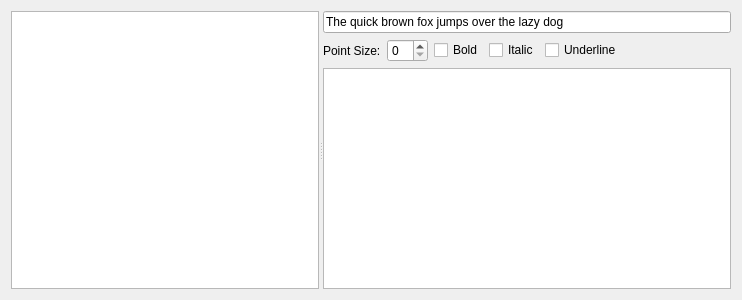
<?xml version="1.0" encoding="UTF-8"?>
<ui version="4.0">
 <class>GammaRay::FontBrowser</class>
 <widget class="QWidget" name="GammaRay::FontBrowser">
  <property name="geometry">
   <rect>
    <x>0</x>
    <y>0</y>
    <width>742</width>
    <height>300</height>
   </rect>
  </property>
  <layout class="QVBoxLayout" name="verticalLayout_15">
   <item>
    <widget class="QSplitter" name="splitter_10">
     <property name="orientation">
      <enum>Qt::Horizontal</enum>
     </property>
     <widget class="QTreeView" name="fontTree">
      <property name="uniformRowHeights">
       <bool>true</bool>
      </property>
     </widget>
     <widget class="QWidget" name="layoutWidget_7">
      <layout class="QVBoxLayout" name="verticalLayout">
       <item>
        <widget class="QLineEdit" name="fontText">
         <property name="text">
          <string>The quick brown fox jumps over the lazy dog</string>
         </property>
         <property name="placeholderText">
          <string>Enter some text here...</string>
         </property>
        </widget>
       </item>
       <item>
        <widget class="QWidget" name="fontOptions" native="true">
         <layout class="QHBoxLayout" name="horizontalLayout">
          <property name="margin">
           <number>0</number>
          </property>
          <item>
           <widget class="QLabel" name="label">
            <property name="text">
             <string>Point Size:</string>
            </property>
           </widget>
          </item>
          <item>
           <widget class="QSpinBox" name="pointSize"/>
          </item>
          <item>
           <widget class="QCheckBox" name="boldBox">
            <property name="text">
             <string>Bold</string>
            </property>
           </widget>
          </item>
          <item>
           <widget class="QCheckBox" name="italicBox">
            <property name="text">
             <string>Italic</string>
            </property>
           </widget>
          </item>
          <item>
           <widget class="QCheckBox" name="underlineBox">
            <property name="text">
             <string>Underline</string>
            </property>
           </widget>
          </item>
          <item>
           <spacer name="horizontalSpacer">
            <property name="orientation">
             <enum>Qt::Horizontal</enum>
            </property>
            <property name="sizeHint" stdset="0">
             <size>
              <width>40</width>
              <height>20</height>
             </size>
            </property>
           </spacer>
          </item>
         </layout>
        </widget>
       </item>
       <item>
        <widget class="QTreeView" name="selectedFontsView"/>
       </item>
      </layout>
     </widget>
    </widget>
   </item>
  </layout>
 </widget>
 <resources/>
 <connections/>
</ui>
